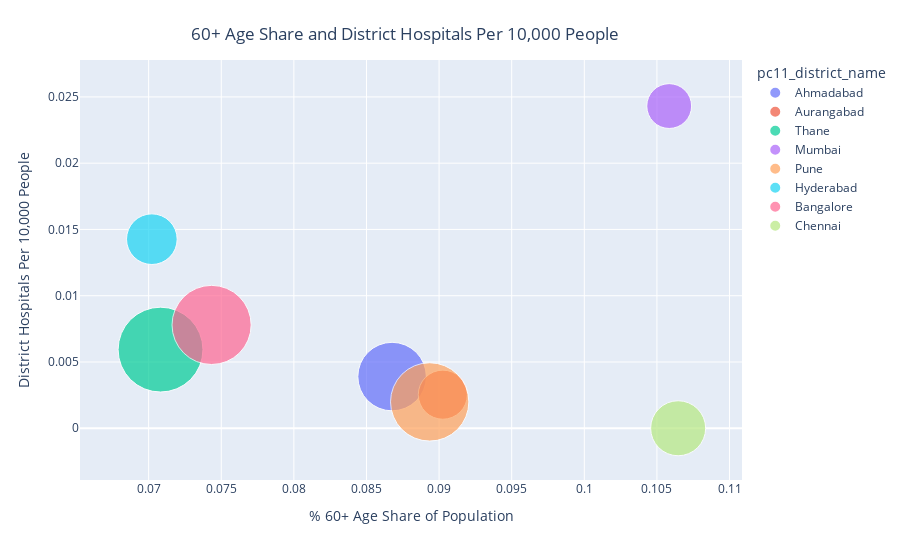

Notebook code for this chart:
### Markdown cell above
**State Infrastructure**


1. The scatter charts are depicted for top 10 districts (as per active case count). The size of the bubble indicates 
district population (2011 census). 
2. #### Scatter Chart 1 : District hospital penetration & age 60+ population share
      - The first scatter chart indicates that districts like Pune and Chennai that have high active cases and a relatively
        higher proportion of population in age 60+ years (a cohort that is potentially at a greater risk from COVID-19), do not have a high prevalence of district hospitals.
      - Cities like Mumbai which have a similar share of 60+ cohort but have a very high prevalence of district hospitals.
      - Low penetration of district hospitals, PHCs, CHCs and a high share of older population put certain districts at a 
        greater risk of the pandemic.

### Code cell
fig = px.scatter(bubble1,
                 x="60plus_share", y="pr_2011_dish",
	         size="pc11_pca_tot_t", color="pc11_district_name",
                 hover_name="pc11_district_name", size_max=60)
fig.update_layout({'title':{'text':
                           '60+ Age Share and District Hospitals Per 10,000 People',
                           'x':0.45, 'y':0.95}})
fig.update_xaxes(title_text='% 60+ Age Share of Population')
fig.update_yaxes(title_text='District Hospitals Per 10,000 People')
fig.show()

### Figure 1 — Plotly figure (JSON) as saved in the notebook; plotly's stock layout.template omitted (floating-point values rounded to 4 significant figures)
{"data": [{"hovertemplate": "<b>%{hovertext}</b><br><br>pc11_district_name=Ahmadabad<br>60plus_share=%{x}<br>pr_2011_dish=%{y}<br>pc11_pca_tot_t=%{marker.size}<extra></extra>", "hovertext": ["Ahmadabad"], "legendgroup": "Ahmadabad", "marker": {"color": "#636efa", "size": [7214225], "sizemode": "area", "sizeref": 3072.0, "symbol": "circle"}, "mode": "markers", "name": "Ahmadabad", "orientation": "v", "showlegend": true, "type": "scatter", "x": [0.08676], "xaxis": "x", "y": [0.003899], "yaxis": "y"}, {"hovertemplate": "<b>%{hovertext}</b><br><br>pc11_district_name=Aurangabad<br>60plus_share=%{x}<br>pr_2011_dish=%{y}<br>pc11_pca_tot_t=%{marker.size}<extra></extra>", "hovertext": ["Aurangabad"], "legendgroup": "Aurangabad", "marker": {"color": "#EF553B", "size": [3701282], "sizemode": "area", "sizeref": 3072.0, "symbol": "circle"}, "mode": "markers", "name": "Aurangabad", "orientation": "v", "showlegend": true, "type": "scatter", "x": [0.09026], "xaxis": "x", "y": [0.002533], "yaxis": "y"}, {"hovertemplate": "<b>%{hovertext}</b><br><br>pc11_district_name=Thane<br>60plus_share=%{x}<br>pr_2011_dish=%{y}<br>pc11_pca_tot_t=%{marker.size}<extra></extra>", "hovertext": ["Thane"], "legendgroup": "Thane", "marker": {"color": "#00cc96", "size": [11060148], "sizemode": "area", "sizeref": 3072.0, "symbol": "circle"}, "mode": "markers", "name": "Thane", "orientation": "v", "showlegend": true, "type": "scatter", "x": [0.07082], "xaxis": "x", "y": [0.005934], "yaxis": "y"}, {"hovertemplate": "<b>%{hovertext}</b><br><br>pc11_district_name=Mumbai<br>60plus_share=%{x}<br>pr_2011_dish=%{y}<br>pc11_pca_tot_t=%{marker.size}<extra></extra>", "hovertext": ["Mumbai"], "legendgroup": "Mumbai", "marker": {"color": "#ab63fa", "size": [3085411], "sizemode": "area", "sizeref": 3072.0, "symbol": "circle"}, "mode": "markers", "name": "Mumbai", "orientation": "v", "showlegend": true, "type": "scatter", "x": [0.1058], "xaxis": "x", "y": [0.02431], "yaxis": "y"}, {"hovertemplate": "<b>%{hovertext}</b><br><br>pc11_district_name=Pune<br>60plus_share=%{x}<br>pr_2011_dish=%{y}<br>pc11_pca_tot_t=%{marker.size}<extra></extra>", "hovertext": ["Pune"], "legendgroup": "Pune", "marker": {"color": "#FFA15A", "size": [9429408], "sizemode": "area", "sizeref": 3072.0, "symbol": "circle"}, "mode": "markers", "name": "Pune", "orientation": "v", "showlegend": true, "type": "scatter", "x": [0.08935], "xaxis": "x", "y": [0.001989], "yaxis": "y"}, {"hovertemplate": "<b>%{hovertext}</b><br><br>pc11_district_name=Hyderabad<br>60plus_share=%{x}<br>pr_2011_dish=%{y}<br>pc11_pca_tot_t=%{marker.size}<extra></extra>", "hovertext": ["Hyderabad"], "legendgroup": "Hyderabad", "marker": {"color": "#19d3f3", "size": [3943323], "sizemode": "area", "sizeref": 3072.0, "symbol": "circle"}, "mode": "markers", "name": "Hyderabad", "orientation": "v", "showlegend": true, "type": "scatter", "x": [0.07022], "xaxis": "x", "y": [0.01427], "yaxis": "y"}, {"hovertemplate": "<b>%{hovertext}</b><br><br>pc11_district_name=Bangalore<br>60plus_share=%{x}<br>pr_2011_dish=%{y}<br>pc11_pca_tot_t=%{marker.size}<extra></extra>", "hovertext": ["Bangalore"], "legendgroup": "Bangalore", "marker": {"color": "#FF6692", "size": [9621551], "sizemode": "area", "sizeref": 3072.0, "symbol": "circle"}, "mode": "markers", "name": "Bangalore", "orientation": "v", "showlegend": true, "type": "scatter", "x": [0.07433], "xaxis": "x", "y": [0.007796], "yaxis": "y"}, {"hovertemplate": "<b>%{hovertext}</b><br><br>pc11_district_name=Chennai<br>60plus_share=%{x}<br>pr_2011_dish=%{y}<br>pc11_pca_tot_t=%{marker.size}<extra></extra>", "hovertext": ["Chennai"], "legendgroup": "Chennai", "marker": {"color": "#B6E880", "size": [4646732], "sizemode": "area", "sizeref": 3072.0, "symbol": "circle"}, "mode": "markers", "name": "Chennai", "orientation": "v", "showlegend": true, "type": "scatter", "x": [0.1065], "xaxis": "x", "y": [0], "yaxis": "y"}], "layout": {"legend": {"itemsizing": "constant", "title": {"text": "pc11_district_name"}, "tracegroupgap": 0}, "margin": {"t": 60}, "title": {"text": "60+ Age Share and District Hospitals Per 10,000 People", "x": 0.45, "y": 0.95}, "xaxis": {"anchor": "y", "domain": [0, 1], "title": {"text": "% 60+ Age Share of Population"}}, "yaxis": {"anchor": "x", "domain": [0, 1], "title": {"text": "District Hospitals Per 10,000 People"}}}}
